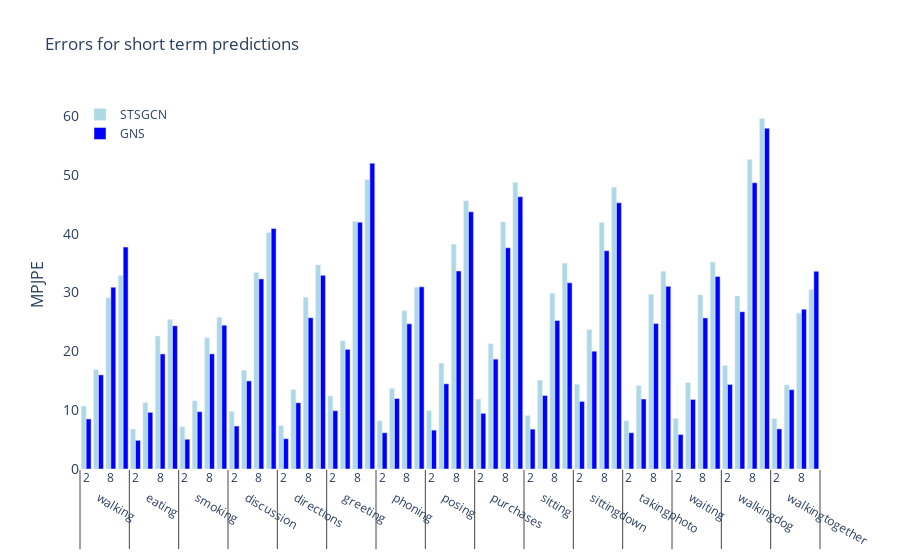

The notebook cell saved with this chart:
### Code cell
fig = go.Figure()

fig.add_trace(go.Bar(x=[x_label_actions, x_label_lookahead], 
                     y=galasso_errors_short_term,
                    name='STSGCN',
                    marker_color=color_a
                    ))

fig.add_trace(go.Bar(x=[x_label_actions, x_label_lookahead], 
                     y=mymodel10_errors_short_term,
                    name='GNS',
                    marker_color=color_b
                    ))


fig.update_layout(
    title='Errors for short term predictions',
    xaxis_tickfont_size=12,
    yaxis=dict(
        title='MPJPE',
        titlefont_size=16,
        tickfont_size=14,
    ),
    legend=dict(
        x=0,
        y=1.0,
        bgcolor='rgba(255, 255, 255, 0)',
        bordercolor='rgba(255, 255, 255, 0)'
    ),
    plot_bgcolor='rgba(0,0,0,0)',
    barmode='group',
    bargap=0.2, # gap between bars of adjacent location coordinates.
    bargroupgap=0.0 # gap between bars of the same location coordinate.
)
fig.show()

### Figure 1 — Plotly figure (JSON) as saved in the notebook; plotly's stock layout.template omitted (floating-point values rounded to 4 significant figures)
{"data": [{"marker": {"color": "lightblue"}, "name": "STSGCN", "type": "bar", "x": [["walking", "walking", "walking", "walking", "eating", "eating", "eating", "eating", "smoking", "smoking", "smoking", "smoking", "discussion", "discussion", "discussion", "discussion", "directions", "directions", "directions", "directions", "greeting", "greeting", "greeting", "greeting", "phoning", "phoning", "phoning", "phoning", "posing", "posing", "posing", "posing", "purchases", "purchases", "purchases", "purchases", "sitting", "sitting", "sitting", "sitting", "sittingdown", "sittingdown", "sittingdown", "sittingdown", "takingphoto", "takingphoto", "takingphoto", "takingphoto", "waiting", "waiting", "waiting", "waiting", "walkingdog", "walkingdog", "walkingdog", "walkingdog", "walkingtogether", "walkingtogether", "walkingtogether", "walkingtogether"], [2, 4, 8, 10, 2, 4, 8, 10, 2, 4, 8, 10, 2, 4, 8, 10, 2, 4, 8, 10, 2, 4, 8, 10, 2, 4, 8, 10, 2, 4, 8, 10, 2, 4, 8, 10, 2, 4, 8, 10, 2, 4, 8, 10, 2, 4, 8, 10, 2, 4, 8, 10, 2, 4, 8, 10, 2, 4, 8, 10]], "y": [10.7, 16.9, 29.1, 32.9, 6.8, 11.3, 22.6, 25.4, 7.2, 11.6, 22.3, 25.8, 9.8, 16.8, 33.4, 40.2, 7.4, 13.5, 29.2, 34.7, 12.4, 21.8, 42.1, 49.2, 8.2, 13.7, 26.9, 30.9, 9.9, 18, 38.2, 45.6, 11.9, 21.3, 42, 48.7, 9.1, 15.1, 29.9, 35, 14.4, 23.7, 41.9, 47.9, 8.2, 14.2, 29.7, 33.6, 8.6, 14.7, 29.6, 35.2, 17.6, 29.4, 52.6, 59.6, 8.6, 14.3, 26.5, 30.5]}, {"marker": {"color": "blue"}, "name": "GNS", "type": "bar", "x": [["walking", "walking", "walking", "walking", "eating", "eating", "eating", "eating", "smoking", "smoking", "smoking", "smoking", "discussion", "discussion", "discussion", "discussion", "directions", "directions", "directions", "directions", "greeting", "greeting", "greeting", "greeting", "phoning", "phoning", "phoning", "phoning", "posing", "posing", "posing", "posing", "purchases", "purchases", "purchases", "purchases", "sitting", "sitting", "sitting", "sitting", "sittingdown", "sittingdown", "sittingdown", "sittingdown", "takingphoto", "takingphoto", "takingphoto", "takingphoto", "waiting", "waiting", "waiting", "waiting", "walkingdog", "walkingdog", "walkingdog", "walkingdog", "walkingtogether", "walkingtogether", "walkingtogether", "walkingtogether"], [2, 4, 8, 10, 2, 4, 8, 10, 2, 4, 8, 10, 2, 4, 8, 10, 2, 4, 8, 10, 2, 4, 8, 10, 2, 4, 8, 10, 2, 4, 8, 10, 2, 4, 8, 10, 2, 4, 8, 10, 2, 4, 8, 10, 2, 4, 8, 10, 2, 4, 8, 10, 2, 4, 8, 10, 2, 4, 8, 10]], "y": [8.51, 16.0, 30.91, 37.72, 4.873, 9.632, 19.56, 24.36, 5.053, 9.742, 19.57, 24.44, 7.303, 14.97, 32.32, 40.89, 5.146, 11.25, 25.72, 32.93, 9.908, 20.33, 41.96, 51.99, 6.158, 11.98, 24.68, 30.97, 6.609, 14.49, 33.67, 43.72, 9.464, 18.67, 37.61, 46.3, 6.778, 12.49, 25.25, 31.65, 11.49, 20.03, 37.11, 45.25, 6.156, 11.9, 24.73, 31.05, 5.858, 11.83, 25.69, 32.74, 14.37, 26.74, 48.66, 57.93, 6.815, 13.48, 27.16, 33.6]}], "layout": {"autosize": true, "bargap": 0.2, "bargroupgap": 0, "barmode": "group", "legend": {"bgcolor": "rgba(255, 255, 255, 0)", "bordercolor": "rgba(255, 255, 255, 0)", "x": 0, "y": 1}, "plot_bgcolor": "rgba(0, 0, 0, 0)", "title": {"text": "Errors for short term predictions"}, "xaxis": {"autorange": true, "range": [-0.5, 59.5], "tickfont": {"size": 12}, "type": "multicategory"}, "yaxis": {"autorange": true, "range": [0, 62.74], "tickfont": {"size": 14}, "title": {"font": {"size": 16}, "text": "MPJPE"}, "type": "linear"}}}
